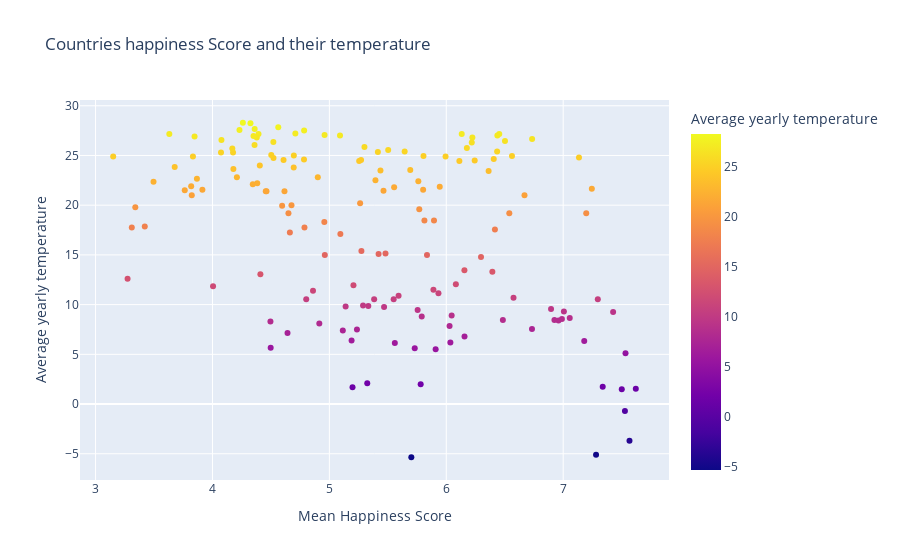

The cell this chart's notebook holds for it:
### Code cell
happiness_temperature_scatter(df)

### Figure 1 — Plotly figure (JSON) as saved in the notebook; plotly's stock layout.template omitted (floating-point values rounded to 4 significant figures; data arrays with more than 128 entries replaced by an {"elided": "..."} marker saying what was removed)
{"data": [{"hovertemplate": "<b>%{hovertext}</b><br><br>Mean Happiness Score=%{x}<br>Average yearly temperature=%{marker.color}<extra></extra>", "hovertext": {"elided": "157 str values"}, "legendgroup": "", "marker": {"color": {"elided": "157 float values"}, "coloraxis": "coloraxis", "symbol": "circle"}, "mode": "markers", "name": "", "orientation": "v", "showlegend": false, "type": "scatter", "x": {"elided": "157 float values"}, "xaxis": "x", "y": {"elided": "157 float values"}, "yaxis": "y"}], "layout": {"coloraxis": {"colorbar": {"title": {"text": "Average yearly temperature"}}, "colorscale": [[0, "#0d0887"], [0.1111, "#46039f"], [0.2222, "#7201a8"], [0.3333, "#9c179e"], [0.4444, "#bd3786"], [0.5556, "#d8576b"], [0.6667, "#ed7953"], [0.7778, "#fb9f3a"], [0.8889, "#fdca26"], [1, "#f0f921"]]}, "legend": {"tracegroupgap": 0}, "title": {"text": "Countries happiness Score and their temperature"}, "xaxis": {"anchor": "y", "domain": [0, 1], "title": {"text": "Mean Happiness Score"}}, "yaxis": {"anchor": "x", "domain": [0, 1], "title": {"text": "Average yearly temperature"}}}}
